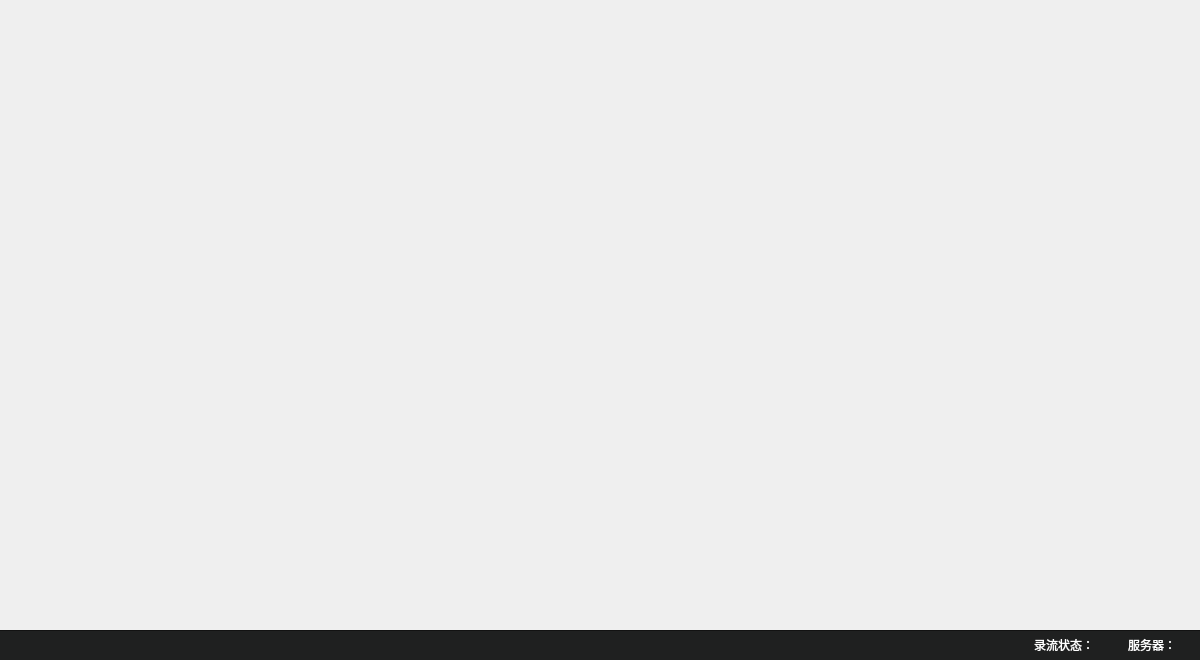
<?xml version="1.0" encoding="UTF-8"?>
<ui version="4.0">
 <class>DetuPVMS</class>
 <widget class="QWidget" name="DetuPVMS">
  <property name="geometry">
   <rect>
    <x>0</x>
    <y>0</y>
    <width>1200</width>
    <height>660</height>
   </rect>
  </property>
  <property name="sizePolicy">
   <sizepolicy hsizetype="Expanding" vsizetype="Expanding">
    <horstretch>0</horstretch>
    <verstretch>0</verstretch>
   </sizepolicy>
  </property>
  <property name="minimumSize">
   <size>
    <width>1200</width>
    <height>660</height>
   </size>
  </property>
  <property name="windowTitle">
   <string>Form</string>
  </property>
  <property name="styleSheet">
   <string notr="true">#bottomWidget{
background:#1f2020;
border-top:1px solid #121212;
}
</string>
  </property>
  <layout class="QVBoxLayout" name="verticalLayout">
   <property name="spacing">
    <number>0</number>
   </property>
   <property name="leftMargin">
    <number>0</number>
   </property>
   <property name="topMargin">
    <number>0</number>
   </property>
   <property name="rightMargin">
    <number>0</number>
   </property>
   <property name="bottomMargin">
    <number>0</number>
   </property>
   <item>
    <widget class="detuTittleWgt" name="tittleWidget" native="true">
     <property name="minimumSize">
      <size>
       <width>0</width>
       <height>36</height>
      </size>
     </property>
     <property name="maximumSize">
      <size>
       <width>16777215</width>
       <height>36</height>
      </size>
     </property>
     <property name="styleSheet">
      <string notr="true"/>
     </property>
    </widget>
   </item>
   <item>
    <widget class="homeWgt" name="homeWidget" native="true">
     <property name="minimumSize">
      <size>
       <width>0</width>
       <height>0</height>
      </size>
     </property>
     <property name="styleSheet">
      <string notr="true"/>
     </property>
    </widget>
   </item>
   <item>
    <widget class="QWidget" name="bottomWidget" native="true">
     <property name="minimumSize">
      <size>
       <width>0</width>
       <height>30</height>
      </size>
     </property>
     <property name="maximumSize">
      <size>
       <width>16777215</width>
       <height>30</height>
      </size>
     </property>
     <property name="styleSheet">
      <string notr="true"/>
     </property>
     <layout class="QHBoxLayout" name="horizontalLayout">
      <property name="spacing">
       <number>0</number>
      </property>
      <property name="leftMargin">
       <number>20</number>
      </property>
      <property name="topMargin">
       <number>0</number>
      </property>
      <property name="rightMargin">
       <number>10</number>
      </property>
      <property name="bottomMargin">
       <number>0</number>
      </property>
      <item>
       <widget class="QLabel" name="label">
        <property name="styleSheet">
         <string notr="true">font-family:&quot;微软雅黑&quot;;
font-size:12px;
color:#CCCCCC;
</string>
        </property>
        <property name="text">
         <string/>
        </property>
       </widget>
      </item>
      <item>
       <spacer name="horizontalSpacer">
        <property name="orientation">
         <enum>Qt::Horizontal</enum>
        </property>
        <property name="sizeHint" stdset="0">
         <size>
          <width>40</width>
          <height>20</height>
         </size>
        </property>
       </spacer>
      </item>
      <item>
       <widget class="QLabel" name="label_4">
        <property name="styleSheet">
         <string notr="true">font-family:&quot;微软雅黑&quot;;
font-size:12px;
color:white;</string>
        </property>
        <property name="text">
         <string>录流状态： </string>
        </property>
       </widget>
      </item>
      <item>
       <widget class="QLabel" name="flvTag">
        <property name="minimumSize">
         <size>
          <width>10</width>
          <height>10</height>
         </size>
        </property>
        <property name="maximumSize">
         <size>
          <width>10</width>
          <height>10</height>
         </size>
        </property>
        <property name="text">
         <string/>
        </property>
       </widget>
      </item>
      <item>
       <spacer name="horizontalSpacer_2">
        <property name="orientation">
         <enum>Qt::Horizontal</enum>
        </property>
        <property name="sizeType">
         <enum>QSizePolicy::Fixed</enum>
        </property>
        <property name="sizeHint" stdset="0">
         <size>
          <width>20</width>
          <height>20</height>
         </size>
        </property>
       </spacer>
      </item>
      <item alignment="Qt::AlignHCenter">
       <widget class="QLabel" name="label_3">
        <property name="styleSheet">
         <string notr="true">font-family:&quot;微软雅黑&quot;;
font-size:12px;
color:white;</string>
        </property>
        <property name="text">
         <string>服务器： </string>
        </property>
       </widget>
      </item>
      <item>
       <widget class="QLabel" name="label_2">
        <property name="minimumSize">
         <size>
          <width>10</width>
          <height>10</height>
         </size>
        </property>
        <property name="maximumSize">
         <size>
          <width>10</width>
          <height>10</height>
         </size>
        </property>
        <property name="styleSheet">
         <string notr="true"/>
        </property>
        <property name="text">
         <string/>
        </property>
       </widget>
      </item>
     </layout>
    </widget>
   </item>
  </layout>
 </widget>
 <customwidgets>
  <customwidget>
   <class>detuTittleWgt</class>
   <extends>QWidget</extends>
   <header>detutittlewgt.h</header>
   <container>1</container>
  </customwidget>
  <customwidget>
   <class>homeWgt</class>
   <extends>QWidget</extends>
   <header>homewgt.h</header>
   <container>1</container>
  </customwidget>
 </customwidgets>
 <resources/>
 <connections/>
</ui>
